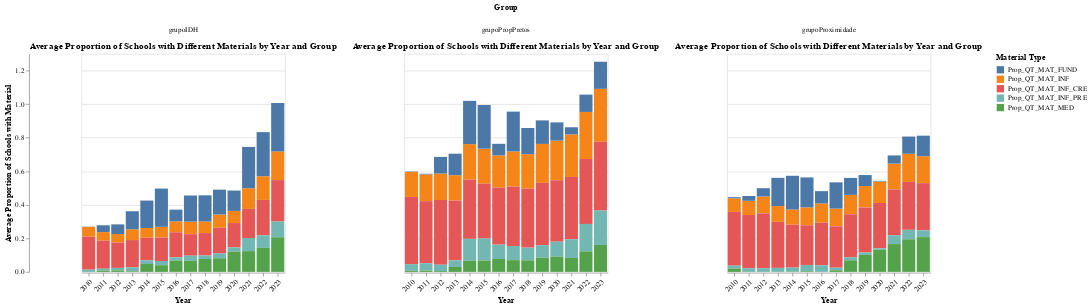

Notebook code for this chart:
### Code cell
'''# Filter columns starting with 'Prop', the `ano` column, and include the index levels
df_prop_group = df.filter(regex='Prop|^ano').reset_index() 

# Group by `ano` and the `grupo` index level (not a column anymore), calculate mean for 'Prop' columns
df_prop_group_mean = df_prop_group.groupby(['ano', 'grupo']).mean().reset_index() 

# Melt the DataFrame to long format for plotting
df_prop_group_mean_long = df_prop_group_mean.melt(id_vars=['ano', 'grupo'], var_name='Material Type', value_name='Proportion')

# Create the faceted bar chart using the index level 'grupo'
chart = alt.Chart(df_prop_group_mean_long).mark_bar().encode(
    x=alt.X('ano:O', axis=alt.Axis(title='Year', labelAngle=-45)),
    y=alt.Y('Proportion:Q', axis=alt.Axis(title='Average Proportion of Schools with Material')),
    color=alt.Color('Material Type:N', legend=alt.Legend(title="Material Type")),
    tooltip=['ano', 'grupo', 'Material Type', 'Proportion']
).properties(
    title='Average Proportion of Schools with Different Materials by Year and Group'
).facet(
    column=alt.Column('grupo:N', title='Group')   # Use 'grupo' from the index level
)
# Display the chart
chart.show()'''

### Figure 1 — Vega-Lite specification as saved in the notebook (floating-point values rounded to 4 significant figures; data arrays with more than 128 entries replaced by an {"elided": "..."} marker saying what was removed)
{"config": {"view": {"continuousWidth": 300, "continuousHeight": 300}}, "data": {"name": "data-143b4a134e27c4809d3dca94eee982aa"}, "facet": {"column": {"field": "grupo", "title": "Group", "type": "nominal"}}, "spec": {"mark": {"type": "bar"}, "encoding": {"color": {"field": "Material Type", "legend": {"title": "Material Type"}, "type": "nominal"}, "tooltip": [{"field": "ano", "type": "quantitative"}, {"field": "grupo", "type": "nominal"}, {"field": "Material Type", "type": "nominal"}, {"field": "Proportion", "type": "quantitative"}], "x": {"axis": {"labelAngle": -45, "title": "Year"}, "field": "ano", "type": "ordinal"}, "y": {"axis": {"title": "Average Proportion of Schools with Material"}, "field": "Proportion", "type": "quantitative"}}, "title": "Average Proportion of Schools with Different Materials by Year and Group"}, "$schema": "https://vega.github.io/schema/vega-lite/v5.17.0.json", "datasets": {"data-143b4a134e27c4809d3dca94eee982aa": {"elided": "210 records"}}}
